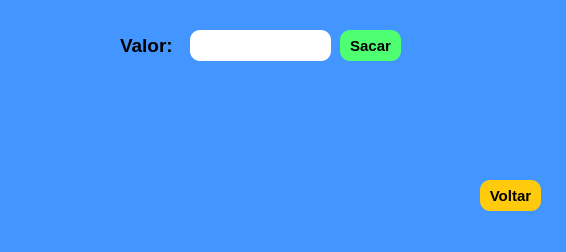
<?xml version="1.0" encoding="UTF-8"?>
<ui version="4.0">
 <class>MainWindow</class>
 <widget class="QMainWindow" name="MainWindow">
  <property name="geometry">
   <rect>
    <x>0</x>
    <y>0</y>
    <width>566</width>
    <height>252</height>
   </rect>
  </property>
  <property name="windowTitle">
   <string>MainWindow</string>
  </property>
  <property name="styleSheet">
   <string notr="true">background-color: rgb(67, 149, 255) </string>
  </property>
  <widget class="QWidget" name="centralwidget">
   <widget class="QPushButton" name="pushButton_8">
    <property name="geometry">
     <rect>
      <x>340</x>
      <y>30</y>
      <width>61</width>
      <height>31</height>
     </rect>
    </property>
    <property name="font">
     <font>
      <pointsize>11</pointsize>
      <weight>75</weight>
      <bold>true</bold>
     </font>
    </property>
    <property name="styleSheet">
     <string notr="true">background-color:rgb(78, 255, 113);
border-radius: 10px;
</string>
    </property>
    <property name="text">
     <string>Sacar</string>
    </property>
   </widget>
   <widget class="QLabel" name="label">
    <property name="geometry">
     <rect>
      <x>120</x>
      <y>30</y>
      <width>61</width>
      <height>31</height>
     </rect>
    </property>
    <property name="font">
     <font>
      <pointsize>14</pointsize>
      <weight>75</weight>
      <bold>true</bold>
     </font>
    </property>
    <property name="text">
     <string>Valor:</string>
    </property>
   </widget>
   <widget class="QLineEdit" name="lineEdit">
    <property name="geometry">
     <rect>
      <x>190</x>
      <y>30</y>
      <width>141</width>
      <height>31</height>
     </rect>
    </property>
    <property name="styleSheet">
     <string notr="true">background-color: white;
border-radius: 10px;</string>
    </property>
   </widget>
   <widget class="QPushButton" name="pushButton_9">
    <property name="geometry">
     <rect>
      <x>480</x>
      <y>180</y>
      <width>61</width>
      <height>31</height>
     </rect>
    </property>
    <property name="font">
     <font>
      <pointsize>11</pointsize>
      <weight>75</weight>
      <bold>true</bold>
     </font>
    </property>
    <property name="styleSheet">
     <string notr="true">background-color:rgb(255, 203, 12);
border-radius: 10px;
</string>
    </property>
    <property name="text">
     <string>Voltar</string>
    </property>
   </widget>
  </widget>
  <widget class="QMenuBar" name="menubar">
   <property name="geometry">
    <rect>
     <x>0</x>
     <y>0</y>
     <width>566</width>
     <height>21</height>
    </rect>
   </property>
  </widget>
  <widget class="QStatusBar" name="statusbar"/>
 </widget>
 <resources/>
 <connections/>
</ui>
